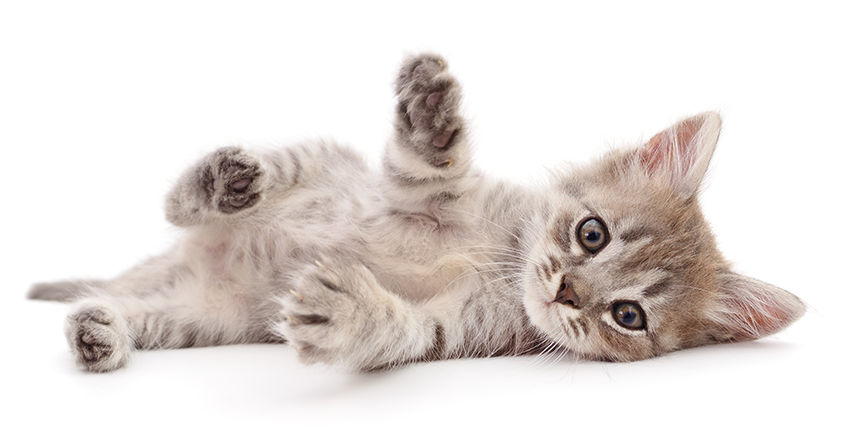
#> input picture assets/cat.png, 859 x 438 px; its folder holds only this picture in this run
$ python -i image_transformation.py   (imports and definitions only)   (older library calls are emulated)
#> lines starting #> are read from the running program, lines starting #| are printed output that depends on the picture; after the words box and inside, x2 and y2 are one past the last pixel; in counts of white or black regions, pixels touching at a corner belong together
#> further down, picture is the input picture: shape (438, 859, 3); mean B, G, R 217.6, 220.9, 227.7

import cv2
import numpy as np
import matplotlib.pyplot as plt

class ImageTransformation:

    _image:any


    def __init__(self, image):
        self._image = image

    # [32 lines left out: functions logarithmicTransformation, powerLawTransformation, bitPlaneSlicing, not called in this run]

    def imageNegativeTransformation(self):
        negative_image = 255 - self._image
        cv2.imwrite('./assets/cat-edited.png', negative_image)

    # [184 lines left out: functions localHistogramEqualization, globalHistogramEqualization, espacialMedianFilter, espacialMeanFilter, laplacianFilter, sobelFilter and 17 more, not called in this run]

    def watershed(self):
        image = cv2.cvtColor(self._image, cv2.COLOR_BGR2GRAY)
        ret, thresh = cv2.threshold(image, 0, 255, cv2.THRESH_BINARY_INV+cv2.THRESH_OTSU)
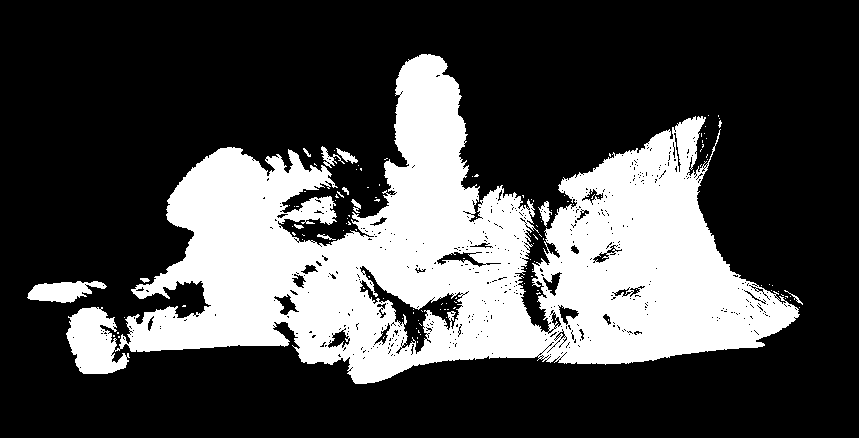
#> thresh: shape (438, 859); 28.7% white; 128 white regions (116 under 20 px), largest, box (x1, y1, x2, y2) and area: (66, 54, 800, 384) 105722, (27, 281, 107, 303) 1096, (538, 201, 552, 227) 159
#> ret = 202
        kernel = np.ones((3, 3), np.uint8)
        opening = cv2.morphologyEx(thresh, cv2.MORPH_OPEN, kernel, iterations=2)
#> opening: shape (438, 859); 26.7% white; 16 white regions, largest, box (x1, y1, x2, y2) and area: (127, 54, 554, 384) 61756, (539, 118, 798, 364) 33630, (67, 307, 127, 374) 2542
        sure_bg = cv2.dilate(opening, kernel, iterations=3)
#> sure_bg: shape (438, 859); 31.9% white; 4 white regions, box (x1, y1, x2, y2) and area: (64, 51, 801, 387) 116888, (25, 278, 106, 306) 1678, (285, 194, 337, 226) 1276, (339, 149, 353, 163) 191
        dist_transform = cv2.distanceTransform(opening, cv2.DIST_L2, 5)
        ret, sure_fg = cv2.threshold(dist_transform, 0.7*dist_transform.max(), 255, 0)
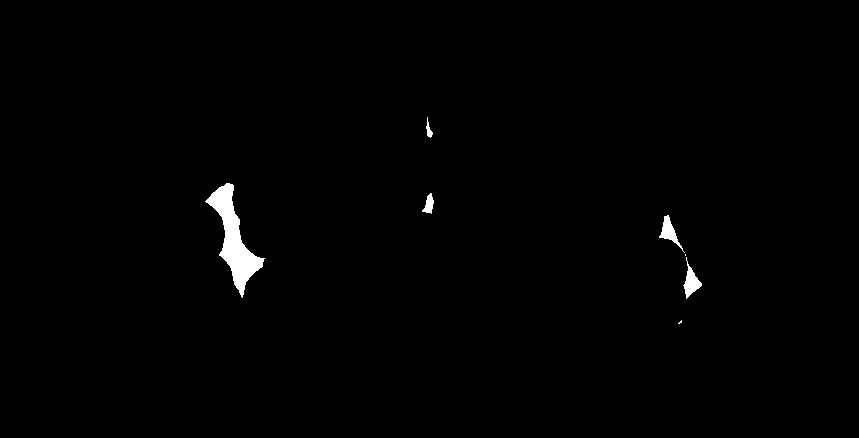
#> sure_fg: shape (438, 859) float32; 0.82% white; 7 white regions (2 under 20 px), largest, box (x1, y1, x2, y2) and area: (205, 183, 265, 298) 2260, (683, 257, 702, 299) 320, (659, 215, 685, 253) 298, (422, 193, 434, 214) 140, (426, 117, 433, 138) 64
#> ret = 31.46
        sure_fg = np.uint8(sure_fg)
        unknown = cv2.subtract(sure_bg, sure_fg)
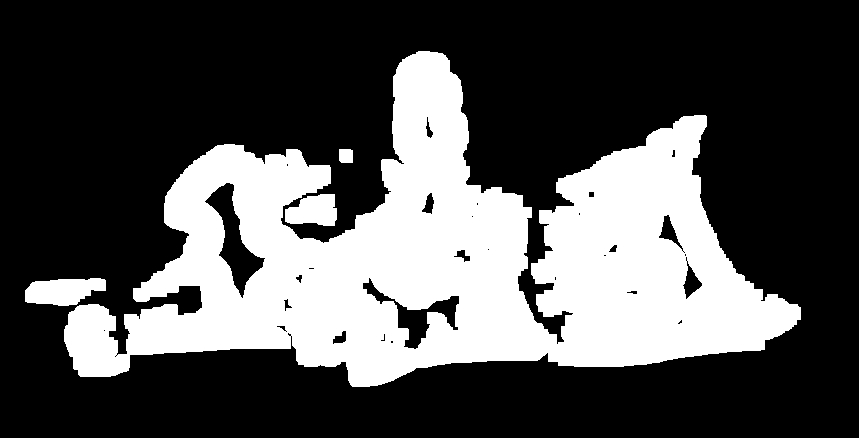
#> unknown: shape (438, 859); 31.1% white; 4 white regions, box (x1, y1, x2, y2) and area: (64, 51, 801, 387) 113796, (25, 278, 106, 306) 1678, (285, 194, 337, 226) 1276, (339, 149, 353, 163) 191
        ret, markers = cv2.connectedComponents(sure_fg)
#> markers: shape (438, 859) int32; 8 distinct labels, from 0 to 7
#> ret = 8
        markers = markers+1
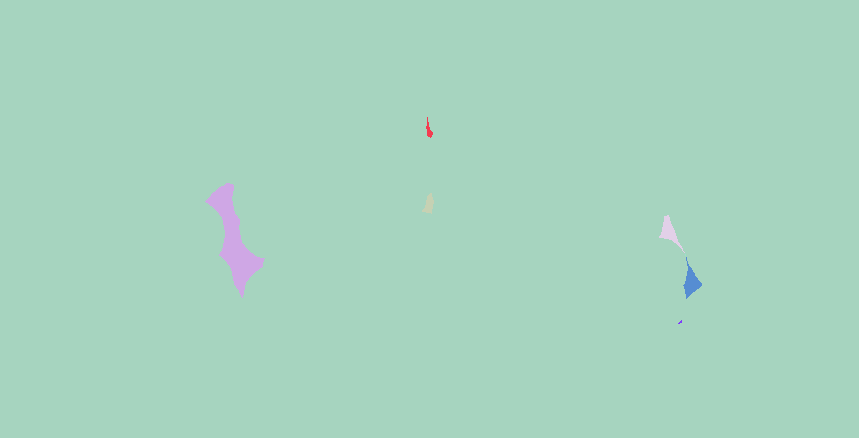
#> markers: shape (438, 859) int32; 8 distinct labels, from 1 to 8; one colour per label, 0 black
        markers[unknown==255] = 0
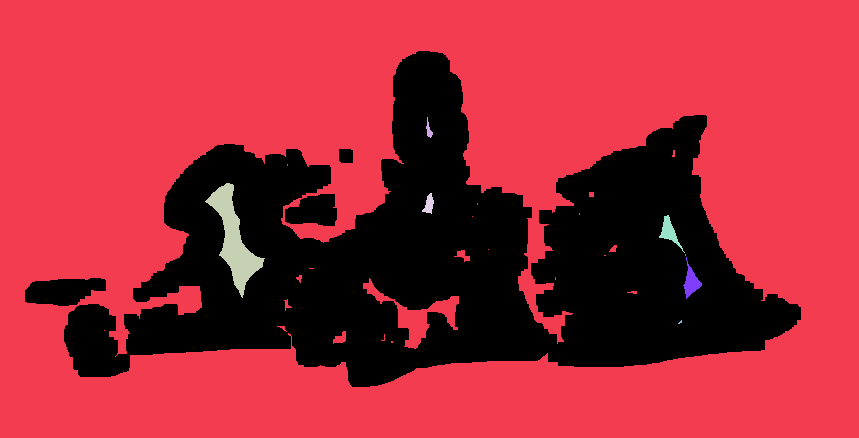
#> markers: shape (438, 859) int32; 9 distinct labels, from 0 to 8; one colour per label, 0 black
        markers = cv2.watershed(self._image, markers)
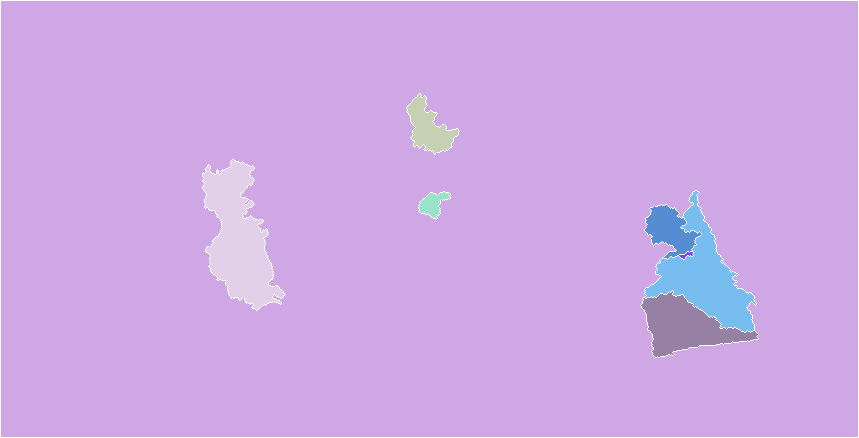
#> markers: shape (438, 859) int32; 9 distinct labels, from -1 to 8; one colour per label, 0 black, -1 white
        self._image[markers == -1] = [255, 0, 0]
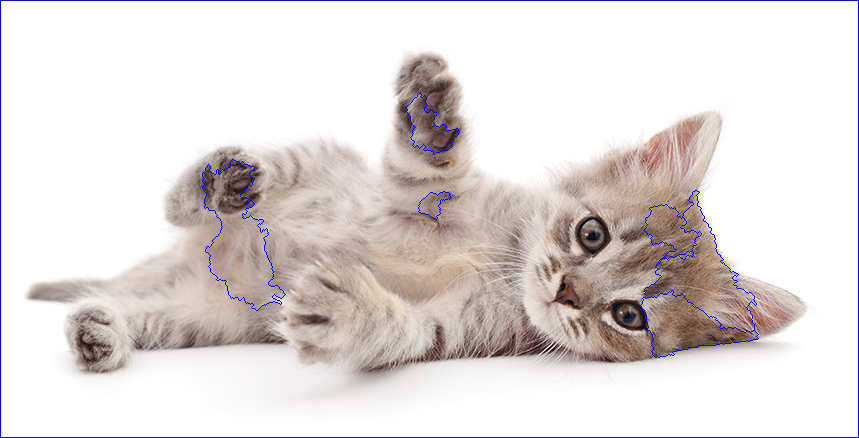
#> self._image: shape (438, 859, 3); 1.11% of pixels changed, all inside (x1, y1, x2, y2) = (0, 0, 859, 438)

        cv2.imwrite('./assets/cat-edited.png', self._image)

    # [7 lines left out: function regionGrowing, not called in this run]

>>> import cv2
>>> picture = cv2.imread('assets/cat.png')
>>> result = ImageTransformation(picture).watershed()
